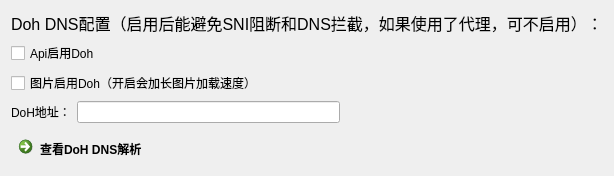
          <widget class="QFrame" name="frame">
           <layout class="QVBoxLayout" name="verticalLayout_14">
            <item>
             <widget class="QLabel" name="label_30">
              <property name="font">
               <font>
                <pointsize>12</pointsize>
               </font>
              </property>
              <property name="text">
               <string>Doh DNS配置（启用后能避免SNI阻断和DNS拦截，如果使用了代理，可不启用）：</string>
              </property>
             </widget>
            </item>
            <item>
             <widget class="QCheckBox" name="dohRadio">
              <property name="text">
               <string>Api启用Doh</string>
              </property>
             </widget>
            </item>
            <item>
             <widget class="QCheckBox" name="dohPictureRadio">
              <property name="text">
               <string>图片启用Doh（开启会加长图片加载速度）</string>
              </property>
             </widget>
            </item>
            <item>
             <layout class="QHBoxLayout" name="horizontalLayout_23">
              <item>
               <widget class="QLabel" name="label_31">
                <property name="minimumSize">
                 <size>
                  <width>60</width>
                  <height>0</height>
                 </size>
                </property>
                <property name="text">
                 <string>DoH地址：</string>
                </property>
               </widget>
              </item>
              <item>
               <widget class="QLineEdit" name="dohLine">
                <property name="minimumSize">
                 <size>
                  <width>150</width>
                  <height>0</height>
                 </size>
                </property>
               </widget>
              </item>
              <item>
               <spacer name="horizontalSpacer_22">
                <property name="orientation">
                 <enum>Qt::Horizontal</enum>
                </property>
                <property name="sizeHint" stdset="0">
                 <size>
                  <width>40</width>
                  <height>20</height>
                 </size>
                </property>
               </spacer>
              </item>
             </layout>
            </item>
            <item>
             <widget class="QCommandLinkButton" name="dohButton">
              <property name="text">
               <string>查看DoH DNS解析</string>
              </property>
             </widget>
            </item>
           </layout>
          </widget>
